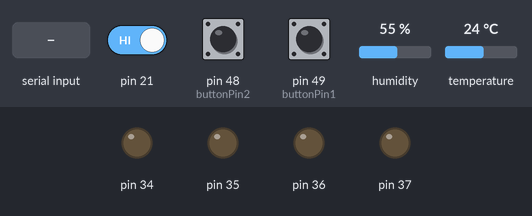
This sketch was run on a simulated Arduino Mega 2560, built with avr-gcc and run on an emulated ATmega2560. Parts: output pins drawn as LEDs (lit = HIGH). Dashed ring = blinking. The test bench sets the inputs (shaded band); at power-on: pin 49 (buttonPin1) HIGH, pin 21 HIGH, pin 48 (buttonPin2) HIGH, humidity 55 %, temperature 24 °C. What the sketch prints to the serial monitor is not drawn.

Above: at 1.2 s.
1.3 s: pin 49 (buttonPin1) pulled LOW for 0.15 s
At 1.4 s:
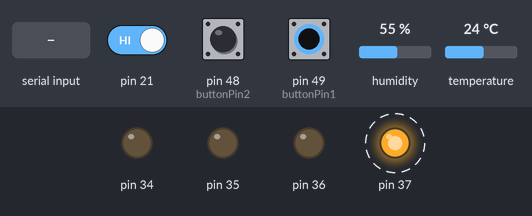
4.3 s: pin 21 driven LOW
At 4.6 s:
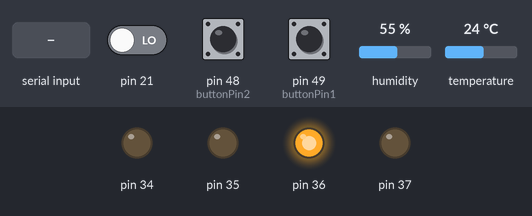
5.8 s: pin 49 (buttonPin1) pulled LOW for 1 s
At 6.1 s:
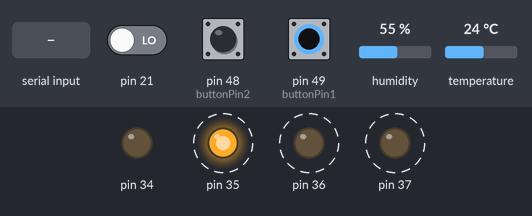
8.8 s: byte 12 (12) received over Serial
At 9.5 s:
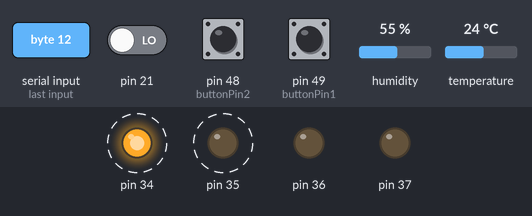
10.3 s: pin 49 (buttonPin1) pulled LOW for 3.2 s
At 10.41 s:
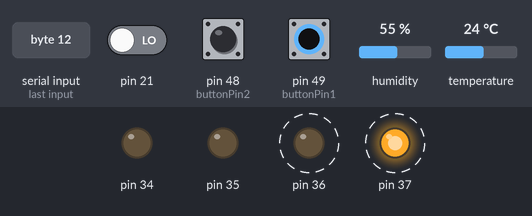
Timing chart, 0 to 16.0 s (numbered marks = the images above; inputs shaded):
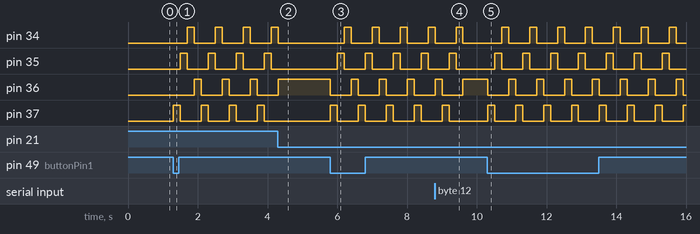

Measured:
- after the input at 1.3 s, pin 34: alternates HIGH for 0.20 s and LOW for 0.60 s, starting after 0.40 s; pin 35: alternates HIGH for 0.20 s and LOW for 0.60 s, starting after 0.20 s; pin 36: alternates HIGH for 0.20 s and LOW for 0.60 s, starting after 0.60 s; pin 37: alternates HIGH for 0.20 s and LOW for 0.60 s, starting at once
- after the input at 4.3 s, pin 34: goes on until 4.3 s, then stays LOW; pin 35, pin 37: stops changing and stays LOW; pin 36: goes on until 4.3 s, then stays HIGH
- after the input at 5.8 s, pin 34: alternates HIGH for 0.20 s and LOW for 0.60 s, starting after 0.41 s; pin 35: alternates HIGH for 0.20 s and LOW for 0.60 s, starting after 0.21 s; pin 36, pin 37: alternates HIGH for 0.20 s and LOW for 0.60 s, starting at once
- after the input at 8.8 s, pin 36: goes on until 9.6 s, then stays HIGH; pin 37: goes on until 9.2 s, then stays LOW
- after the input at 10.3 s, pin 34: alternates HIGH for 0.20 s and LOW for 0.60 s, starting after 0.42 s; pin 35: alternates HIGH for 0.20 s and LOW for 0.60 s, starting after 0.22 s; pin 36, pin 37: alternates HIGH for 0.20 s and LOW for 0.60 s, starting at once

The sketch:

krs.ino
```cpp
#include <dht.h>

#define outPinDHT 22
dht DHT;

const int buttonPin1 = 49;
const int buttonPin2 = 48;
float oldTemp = 0;
float oldHum = 0;
int val1;
int val2;
int on;

ISR(INT0_vect){
  on = 0;
}

void setup() {
  Serial.begin(9600);

  noInterrupts();
  EIMSK |= (1<<INT0);
  EICRA &= ~(1<<ISC00);
  EICRA |= (1 <<ISC01);
  interrupts();

  DDRC = 0x0F;

  pinMode(buttonPin1, INPUT_PULLUP);
  digitalWrite(buttonPin1, HIGH);

  pinMode(buttonPin2, INPUT_PULLUP);
  digitalWrite(buttonPin2, HIGH);

}

void loop() {
  int readData = DHT.read11(outPinDHT);
  float t = DHT.temperature;
  float h = DHT.humidity;

  if (t != oldTemp || h != oldHum) {
    Serial.print(t);
    Serial.print(h);

    Serial.println("");
    oldTemp = t;
    oldHum = h;
  }

  val1 = digitalRead(buttonPin1);
  val2 = digitalRead(buttonPin2);

  int byte = Serial.read();
  if (byte == 11) {
    val1 = LOW;
  }

  if (val1 == LOW) {
    on = 1;
  }

  while (on == 1) {
      int byte = Serial.read();
      if (byte == 12) {
        val1 = HIGH;
      }
      if (val1 == HIGH) {
         on =0;
      }
      PORTC = 0b00000001;
      delay(200);
      PORTC = 0b00000100;
      delay(200);
      PORTC = 0b00001000;
      delay(200);
      PORTC = 0b00000010;
      delay(200);
  }
}
```
